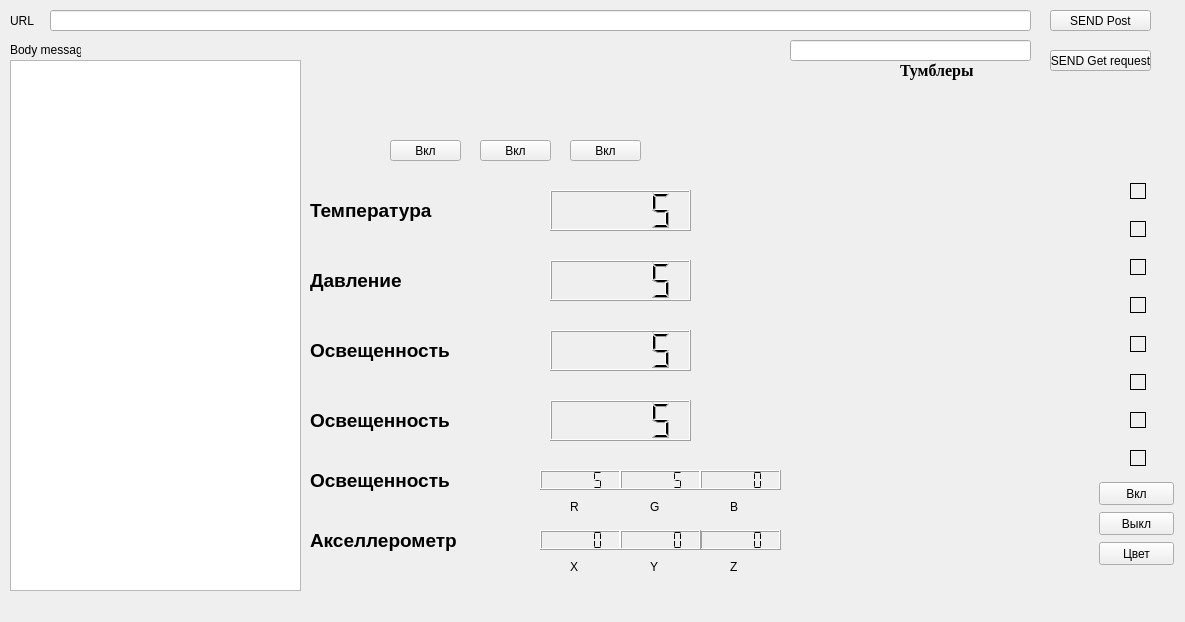
<?xml version="1.0" encoding="UTF-8"?>
<ui version="4.0">
 <class>MainWindow</class>
 <widget class="QMainWindow" name="MainWindow">
  <property name="geometry">
   <rect>
    <x>0</x>
    <y>0</y>
    <width>1185</width>
    <height>622</height>
   </rect>
  </property>
  <property name="minimumSize">
   <size>
    <width>1185</width>
    <height>622</height>
   </size>
  </property>
  <property name="maximumSize">
   <size>
    <width>1185</width>
    <height>622</height>
   </size>
  </property>
  <property name="windowTitle">
   <string>IoT pgrm v0_1_13</string>
  </property>
  <widget class="QWidget" name="centralwidget">
   <widget class="QPushButton" name="pushButton">
    <property name="geometry">
     <rect>
      <x>1050</x>
      <y>10</y>
      <width>101</width>
      <height>21</height>
     </rect>
    </property>
    <property name="text">
     <string>SEND Post</string>
    </property>
   </widget>
   <widget class="QLabel" name="label">
    <property name="geometry">
     <rect>
      <x>10</x>
      <y>0</y>
      <width>51</width>
      <height>41</height>
     </rect>
    </property>
    <property name="text">
     <string>URL</string>
    </property>
   </widget>
   <widget class="QLineEdit" name="lineEdit">
    <property name="geometry">
     <rect>
      <x>50</x>
      <y>10</y>
      <width>981</width>
      <height>21</height>
     </rect>
    </property>
   </widget>
   <widget class="QLabel" name="label_2">
    <property name="geometry">
     <rect>
      <x>10</x>
      <y>40</y>
      <width>71</width>
      <height>20</height>
     </rect>
    </property>
    <property name="text">
     <string>Body message</string>
    </property>
   </widget>
   <widget class="QLCDNumber" name="lcdNumber">
    <property name="geometry">
     <rect>
      <x>550</x>
      <y>190</y>
      <width>141</width>
      <height>41</height>
     </rect>
    </property>
    <property name="frameShape">
     <enum>QFrame::Box</enum>
    </property>
    <property name="value" stdset="0">
     <double>5.000000000000000</double>
    </property>
   </widget>
   <widget class="QLabel" name="label_6">
    <property name="geometry">
     <rect>
      <x>310</x>
      <y>190</y>
      <width>211</width>
      <height>41</height>
     </rect>
    </property>
    <property name="font">
     <font>
      <pointsize>14</pointsize>
      <weight>75</weight>
      <bold>true</bold>
     </font>
    </property>
    <property name="text">
     <string>Температура</string>
    </property>
    <property name="textFormat">
     <enum>Qt::AutoText</enum>
    </property>
    <property name="scaledContents">
     <bool>false</bool>
    </property>
   </widget>
   <widget class="QLCDNumber" name="lcdNumber_2">
    <property name="geometry">
     <rect>
      <x>540</x>
      <y>470</y>
      <width>81</width>
      <height>20</height>
     </rect>
    </property>
    <property name="font">
     <font>
      <weight>50</weight>
      <bold>false</bold>
     </font>
    </property>
    <property name="toolTip">
     <string>&lt;html&gt;&lt;head/&gt;&lt;body&gt;&lt;p&gt;&lt;br/&gt;&lt;/p&gt;&lt;/body&gt;&lt;/html&gt;</string>
    </property>
    <property name="styleSheet">
     <string notr="true">QLCDNumber { color: black; }</string>
    </property>
    <property name="frameShape">
     <enum>QFrame::Box</enum>
    </property>
    <property name="segmentStyle">
     <enum>QLCDNumber::Flat</enum>
    </property>
    <property name="value" stdset="0">
     <double>5.000000000000000</double>
    </property>
   </widget>
   <widget class="QLCDNumber" name="lcdNumber_3">
    <property name="geometry">
     <rect>
      <x>620</x>
      <y>470</y>
      <width>81</width>
      <height>20</height>
     </rect>
    </property>
    <property name="styleSheet">
     <string notr="true">color: rgb(0, 0, 0);</string>
    </property>
    <property name="segmentStyle">
     <enum>QLCDNumber::Flat</enum>
    </property>
    <property name="value" stdset="0">
     <double>5.000000000000000</double>
    </property>
   </widget>
   <widget class="QLCDNumber" name="lcdNumber_4">
    <property name="geometry">
     <rect>
      <x>700</x>
      <y>470</y>
      <width>81</width>
      <height>20</height>
     </rect>
    </property>
    <property name="smallDecimalPoint">
     <bool>false</bool>
    </property>
    <property name="segmentStyle">
     <enum>QLCDNumber::Flat</enum>
    </property>
   </widget>
   <widget class="QLabel" name="label_7">
    <property name="geometry">
     <rect>
      <x>570</x>
      <y>500</y>
      <width>47</width>
      <height>13</height>
     </rect>
    </property>
    <property name="text">
     <string>R</string>
    </property>
   </widget>
   <widget class="QLabel" name="label_8">
    <property name="geometry">
     <rect>
      <x>650</x>
      <y>500</y>
      <width>47</width>
      <height>13</height>
     </rect>
    </property>
    <property name="text">
     <string>G</string>
    </property>
   </widget>
   <widget class="QLabel" name="label_9">
    <property name="geometry">
     <rect>
      <x>730</x>
      <y>500</y>
      <width>47</width>
      <height>13</height>
     </rect>
    </property>
    <property name="text">
     <string>B</string>
    </property>
   </widget>
   <widget class="QLabel" name="off_1">
    <property name="geometry">
     <rect>
      <x>804</x>
      <y>100</y>
      <width>61</width>
      <height>51</height>
     </rect>
    </property>
    <property name="text">
     <string/>
    </property>
    <property name="pixmap">
     <pixmap resource="../res/Res.qrc">:/img/off.svg</pixmap>
    </property>
    <property name="scaledContents">
     <bool>true</bool>
    </property>
   </widget>
   <widget class="QLabel" name="on_1">
    <property name="geometry">
     <rect>
      <x>804</x>
      <y>100</y>
      <width>61</width>
      <height>51</height>
     </rect>
    </property>
    <property name="text">
     <string/>
    </property>
    <property name="pixmap">
     <pixmap resource="../res/Res.qrc">:/img/ON.svg</pixmap>
    </property>
    <property name="scaledContents">
     <bool>true</bool>
    </property>
   </widget>
   <widget class="QLabel" name="label_20">
    <property name="geometry">
     <rect>
      <x>390</x>
      <y>70</y>
      <width>61</width>
      <height>61</height>
     </rect>
    </property>
    <property name="text">
     <string/>
    </property>
    <property name="pixmap">
     <pixmap resource="../res/Res.qrc">:/img/led_on.svg</pixmap>
    </property>
    <property name="scaledContents">
     <bool>true</bool>
    </property>
   </widget>
   <widget class="QLabel" name="label_24">
    <property name="enabled">
     <bool>true</bool>
    </property>
    <property name="geometry">
     <rect>
      <x>390</x>
      <y>70</y>
      <width>61</width>
      <height>61</height>
     </rect>
    </property>
    <property name="text">
     <string/>
    </property>
    <property name="pixmap">
     <pixmap resource="../res/Res.qrc">:/img/led_off.svg</pixmap>
    </property>
    <property name="scaledContents">
     <bool>true</bool>
    </property>
   </widget>
   <widget class="QPushButton" name="pushButton_2">
    <property name="geometry">
     <rect>
      <x>390</x>
      <y>140</y>
      <width>71</width>
      <height>21</height>
     </rect>
    </property>
    <property name="text">
     <string>Вкл</string>
    </property>
   </widget>
   <widget class="QPushButton" name="pushButton_3">
    <property name="geometry">
     <rect>
      <x>480</x>
      <y>140</y>
      <width>71</width>
      <height>21</height>
     </rect>
    </property>
    <property name="text">
     <string>Вкл</string>
    </property>
   </widget>
   <widget class="QLabel" name="label_26">
    <property name="geometry">
     <rect>
      <x>480</x>
      <y>70</y>
      <width>61</width>
      <height>61</height>
     </rect>
    </property>
    <property name="text">
     <string/>
    </property>
    <property name="pixmap">
     <pixmap resource="../res/Res.qrc">:/img/led_on.svg</pixmap>
    </property>
    <property name="scaledContents">
     <bool>true</bool>
    </property>
   </widget>
   <widget class="QLabel" name="label_27">
    <property name="geometry">
     <rect>
      <x>480</x>
      <y>70</y>
      <width>61</width>
      <height>61</height>
     </rect>
    </property>
    <property name="text">
     <string/>
    </property>
    <property name="pixmap">
     <pixmap resource="../res/Res.qrc">:/img/led_off.svg</pixmap>
    </property>
    <property name="scaledContents">
     <bool>true</bool>
    </property>
   </widget>
   <widget class="QPushButton" name="pushButton_4">
    <property name="geometry">
     <rect>
      <x>570</x>
      <y>140</y>
      <width>71</width>
      <height>21</height>
     </rect>
    </property>
    <property name="text">
     <string>Вкл</string>
    </property>
   </widget>
   <widget class="QLabel" name="label_29">
    <property name="geometry">
     <rect>
      <x>570</x>
      <y>70</y>
      <width>61</width>
      <height>61</height>
     </rect>
    </property>
    <property name="text">
     <string/>
    </property>
    <property name="pixmap">
     <pixmap resource="../res/Res.qrc">:/img/led_on.svg</pixmap>
    </property>
    <property name="scaledContents">
     <bool>true</bool>
    </property>
   </widget>
   <widget class="QLabel" name="label_31">
    <property name="geometry">
     <rect>
      <x>570</x>
      <y>70</y>
      <width>61</width>
      <height>61</height>
     </rect>
    </property>
    <property name="text">
     <string/>
    </property>
    <property name="pixmap">
     <pixmap resource="../res/Res.qrc">:/img/led_off.svg</pixmap>
    </property>
    <property name="scaledContents">
     <bool>true</bool>
    </property>
   </widget>
   <widget class="QLabel" name="off_2">
    <property name="geometry">
     <rect>
      <x>904</x>
      <y>100</y>
      <width>61</width>
      <height>51</height>
     </rect>
    </property>
    <property name="text">
     <string/>
    </property>
    <property name="pixmap">
     <pixmap resource="../res/Res.qrc">:/img/off.svg</pixmap>
    </property>
    <property name="scaledContents">
     <bool>true</bool>
    </property>
   </widget>
   <widget class="QLabel" name="on_2">
    <property name="geometry">
     <rect>
      <x>904</x>
      <y>100</y>
      <width>61</width>
      <height>51</height>
     </rect>
    </property>
    <property name="text">
     <string/>
    </property>
    <property name="pixmap">
     <pixmap resource="../res/Res.qrc">:/img/ON.svg</pixmap>
    </property>
    <property name="scaledContents">
     <bool>true</bool>
    </property>
   </widget>
   <widget class="QLabel" name="off_3">
    <property name="geometry">
     <rect>
      <x>994</x>
      <y>100</y>
      <width>61</width>
      <height>51</height>
     </rect>
    </property>
    <property name="text">
     <string/>
    </property>
    <property name="pixmap">
     <pixmap resource="../res/Res.qrc">:/img/off.svg</pixmap>
    </property>
    <property name="scaledContents">
     <bool>true</bool>
    </property>
   </widget>
   <widget class="QLabel" name="on_3">
    <property name="geometry">
     <rect>
      <x>994</x>
      <y>100</y>
      <width>61</width>
      <height>51</height>
     </rect>
    </property>
    <property name="text">
     <string/>
    </property>
    <property name="pixmap">
     <pixmap resource="../res/Res.qrc">:/img/ON.svg</pixmap>
    </property>
    <property name="scaledContents">
     <bool>true</bool>
    </property>
   </widget>
   <widget class="QLabel" name="label_13">
    <property name="geometry">
     <rect>
      <x>310</x>
      <y>260</y>
      <width>211</width>
      <height>41</height>
     </rect>
    </property>
    <property name="font">
     <font>
      <pointsize>14</pointsize>
      <weight>75</weight>
      <bold>true</bold>
     </font>
    </property>
    <property name="text">
     <string>Давление</string>
    </property>
   </widget>
   <widget class="QLCDNumber" name="lcd_pressure">
    <property name="geometry">
     <rect>
      <x>550</x>
      <y>260</y>
      <width>141</width>
      <height>41</height>
     </rect>
    </property>
    <property name="frameShape">
     <enum>QFrame::Box</enum>
    </property>
    <property name="value" stdset="0">
     <double>5.000000000000000</double>
    </property>
   </widget>
   <widget class="QLCDNumber" name="lcdNumber_7">
    <property name="geometry">
     <rect>
      <x>550</x>
      <y>330</y>
      <width>141</width>
      <height>41</height>
     </rect>
    </property>
    <property name="frameShape">
     <enum>QFrame::Box</enum>
    </property>
    <property name="value" stdset="0">
     <double>5.000000000000000</double>
    </property>
   </widget>
   <widget class="QLabel" name="label_14">
    <property name="geometry">
     <rect>
      <x>310</x>
      <y>330</y>
      <width>211</width>
      <height>41</height>
     </rect>
    </property>
    <property name="font">
     <font>
      <pointsize>14</pointsize>
      <weight>75</weight>
      <bold>true</bold>
     </font>
    </property>
    <property name="text">
     <string>Освещенность</string>
    </property>
   </widget>
   <widget class="QLCDNumber" name="lcdNumber_8">
    <property name="geometry">
     <rect>
      <x>550</x>
      <y>400</y>
      <width>141</width>
      <height>41</height>
     </rect>
    </property>
    <property name="frameShape">
     <enum>QFrame::Box</enum>
    </property>
    <property name="value" stdset="0">
     <double>5.000000000000000</double>
    </property>
   </widget>
   <widget class="QLabel" name="label_15">
    <property name="geometry">
     <rect>
      <x>310</x>
      <y>400</y>
      <width>211</width>
      <height>41</height>
     </rect>
    </property>
    <property name="font">
     <font>
      <pointsize>14</pointsize>
      <weight>75</weight>
      <bold>true</bold>
     </font>
    </property>
    <property name="text">
     <string>Освещенность</string>
    </property>
   </widget>
   <widget class="QLabel" name="label_34">
    <property name="geometry">
     <rect>
      <x>310</x>
      <y>520</y>
      <width>211</width>
      <height>41</height>
     </rect>
    </property>
    <property name="font">
     <font>
      <pointsize>14</pointsize>
      <weight>75</weight>
      <bold>true</bold>
     </font>
    </property>
    <property name="text">
     <string>Акселлерометр</string>
    </property>
   </widget>
   <widget class="QPushButton" name="vkl_b">
    <property name="geometry">
     <rect>
      <x>1099</x>
      <y>482</y>
      <width>75</width>
      <height>23</height>
     </rect>
    </property>
    <property name="text">
     <string>Вкл</string>
    </property>
   </widget>
   <widget class="QPushButton" name="vikl_b">
    <property name="geometry">
     <rect>
      <x>1099</x>
      <y>512</y>
      <width>75</width>
      <height>23</height>
     </rect>
    </property>
    <property name="text">
     <string>Выкл</string>
    </property>
   </widget>
   <widget class="QPushButton" name="color_b">
    <property name="geometry">
     <rect>
      <x>1099</x>
      <y>542</y>
      <width>75</width>
      <height>23</height>
     </rect>
    </property>
    <property name="text">
     <string>Цвет</string>
    </property>
   </widget>
   <widget class="QLabel" name="leds1">
    <property name="geometry">
     <rect>
      <x>1130</x>
      <y>183</y>
      <width>16</width>
      <height>16</height>
     </rect>
    </property>
    <property name="mouseTracking">
     <bool>false</bool>
    </property>
    <property name="tabletTracking">
     <bool>true</bool>
    </property>
    <property name="focusPolicy">
     <enum>Qt::NoFocus</enum>
    </property>
    <property name="autoFillBackground">
     <bool>false</bool>
    </property>
    <property name="styleSheet">
     <string notr="true">QLabel:pressed 
 {
    border: 2px solid red;
}</string>
    </property>
    <property name="frameShape">
     <enum>QFrame::Panel</enum>
    </property>
    <property name="text">
     <string/>
    </property>
   </widget>
   <widget class="QLabel" name="leds2">
    <property name="geometry">
     <rect>
      <x>1130</x>
      <y>221</y>
      <width>16</width>
      <height>16</height>
     </rect>
    </property>
    <property name="autoFillBackground">
     <bool>true</bool>
    </property>
    <property name="frameShape">
     <enum>QFrame::Panel</enum>
    </property>
    <property name="text">
     <string/>
    </property>
   </widget>
   <widget class="QLabel" name="leds3">
    <property name="geometry">
     <rect>
      <x>1130</x>
      <y>259</y>
      <width>16</width>
      <height>16</height>
     </rect>
    </property>
    <property name="autoFillBackground">
     <bool>true</bool>
    </property>
    <property name="frameShape">
     <enum>QFrame::Panel</enum>
    </property>
    <property name="text">
     <string/>
    </property>
   </widget>
   <widget class="QLabel" name="leds4">
    <property name="geometry">
     <rect>
      <x>1130</x>
      <y>297</y>
      <width>16</width>
      <height>16</height>
     </rect>
    </property>
    <property name="autoFillBackground">
     <bool>true</bool>
    </property>
    <property name="frameShape">
     <enum>QFrame::Panel</enum>
    </property>
    <property name="text">
     <string/>
    </property>
   </widget>
   <widget class="QLabel" name="leds5">
    <property name="geometry">
     <rect>
      <x>1130</x>
      <y>336</y>
      <width>16</width>
      <height>16</height>
     </rect>
    </property>
    <property name="autoFillBackground">
     <bool>true</bool>
    </property>
    <property name="frameShape">
     <enum>QFrame::Panel</enum>
    </property>
    <property name="text">
     <string/>
    </property>
   </widget>
   <widget class="QLabel" name="leds6">
    <property name="geometry">
     <rect>
      <x>1130</x>
      <y>374</y>
      <width>16</width>
      <height>16</height>
     </rect>
    </property>
    <property name="autoFillBackground">
     <bool>true</bool>
    </property>
    <property name="frameShape">
     <enum>QFrame::Panel</enum>
    </property>
    <property name="text">
     <string/>
    </property>
   </widget>
   <widget class="QLabel" name="leds7">
    <property name="geometry">
     <rect>
      <x>1130</x>
      <y>412</y>
      <width>16</width>
      <height>16</height>
     </rect>
    </property>
    <property name="autoFillBackground">
     <bool>true</bool>
    </property>
    <property name="frameShape">
     <enum>QFrame::Panel</enum>
    </property>
    <property name="text">
     <string/>
    </property>
   </widget>
   <widget class="QLabel" name="leds8">
    <property name="geometry">
     <rect>
      <x>1130</x>
      <y>450</y>
      <width>16</width>
      <height>16</height>
     </rect>
    </property>
    <property name="autoFillBackground">
     <bool>true</bool>
    </property>
    <property name="frameShape">
     <enum>QFrame::Panel</enum>
    </property>
    <property name="text">
     <string/>
    </property>
   </widget>
   <widget class="QWidget" name="plotwidget" native="true">
    <property name="geometry">
     <rect>
      <x>740</x>
      <y>190</y>
      <width>351</width>
      <height>251</height>
     </rect>
    </property>
   </widget>
   <widget class="QLCDNumber" name="lcdNumber_5">
    <property name="geometry">
     <rect>
      <x>540</x>
      <y>530</y>
      <width>81</width>
      <height>20</height>
     </rect>
    </property>
    <property name="font">
     <font>
      <weight>50</weight>
      <bold>false</bold>
     </font>
    </property>
    <property name="toolTip">
     <string>&lt;html&gt;&lt;head/&gt;&lt;body&gt;&lt;p&gt;&lt;br/&gt;&lt;/p&gt;&lt;/body&gt;&lt;/html&gt;</string>
    </property>
    <property name="styleSheet">
     <string notr="true">QLCDNumber { color: black; }</string>
    </property>
    <property name="frameShape">
     <enum>QFrame::Box</enum>
    </property>
    <property name="segmentStyle">
     <enum>QLCDNumber::Flat</enum>
    </property>
   </widget>
   <widget class="QLCDNumber" name="lcdNumber_6">
    <property name="geometry">
     <rect>
      <x>700</x>
      <y>530</y>
      <width>81</width>
      <height>20</height>
     </rect>
    </property>
    <property name="smallDecimalPoint">
     <bool>false</bool>
    </property>
    <property name="segmentStyle">
     <enum>QLCDNumber::Flat</enum>
    </property>
   </widget>
   <widget class="QLCDNumber" name="lcdNumber_9">
    <property name="geometry">
     <rect>
      <x>620</x>
      <y>530</y>
      <width>81</width>
      <height>20</height>
     </rect>
    </property>
    <property name="styleSheet">
     <string notr="true">color: rgb(0, 0, 0);</string>
    </property>
    <property name="segmentStyle">
     <enum>QLCDNumber::Flat</enum>
    </property>
   </widget>
   <widget class="QLabel" name="label_16">
    <property name="geometry">
     <rect>
      <x>310</x>
      <y>460</y>
      <width>211</width>
      <height>41</height>
     </rect>
    </property>
    <property name="font">
     <font>
      <pointsize>14</pointsize>
      <weight>75</weight>
      <bold>true</bold>
     </font>
    </property>
    <property name="text">
     <string>Освещенность</string>
    </property>
   </widget>
   <widget class="QLabel" name="label_10">
    <property name="geometry">
     <rect>
      <x>570</x>
      <y>560</y>
      <width>47</width>
      <height>13</height>
     </rect>
    </property>
    <property name="text">
     <string>Х</string>
    </property>
   </widget>
   <widget class="QLabel" name="label_11">
    <property name="geometry">
     <rect>
      <x>650</x>
      <y>560</y>
      <width>47</width>
      <height>13</height>
     </rect>
    </property>
    <property name="text">
     <string>Y</string>
    </property>
   </widget>
   <widget class="QLabel" name="label_12">
    <property name="geometry">
     <rect>
      <x>730</x>
      <y>560</y>
      <width>47</width>
      <height>13</height>
     </rect>
    </property>
    <property name="text">
     <string>Z</string>
    </property>
   </widget>
   <widget class="QLabel" name="label_4">
    <property name="geometry">
     <rect>
      <x>900</x>
      <y>60</y>
      <width>81</width>
      <height>20</height>
     </rect>
    </property>
    <property name="font">
     <font>
      <family>Times New Roman</family>
      <pointsize>12</pointsize>
      <weight>75</weight>
      <bold>true</bold>
     </font>
    </property>
    <property name="text">
     <string>Тумблеры</string>
    </property>
   </widget>
   <widget class="QTextEdit" name="textEdit">
    <property name="geometry">
     <rect>
      <x>10</x>
      <y>60</y>
      <width>291</width>
      <height>531</height>
     </rect>
    </property>
   </widget>
   <widget class="QPushButton" name="pushButton_5">
    <property name="geometry">
     <rect>
      <x>1050</x>
      <y>50</y>
      <width>101</width>
      <height>21</height>
     </rect>
    </property>
    <property name="text">
     <string>SEND Get request</string>
    </property>
   </widget>
   <widget class="QLineEdit" name="lineEdit_2">
    <property name="geometry">
     <rect>
      <x>790</x>
      <y>40</y>
      <width>241</width>
      <height>21</height>
     </rect>
    </property>
   </widget>
  </widget>
  <widget class="QMenuBar" name="menubar">
   <property name="geometry">
    <rect>
     <x>0</x>
     <y>0</y>
     <width>1185</width>
     <height>21</height>
    </rect>
   </property>
  </widget>
 </widget>
 <resources>
  <include location="../res/Res.qrc"/>
 </resources>
 <connections/>
</ui>
